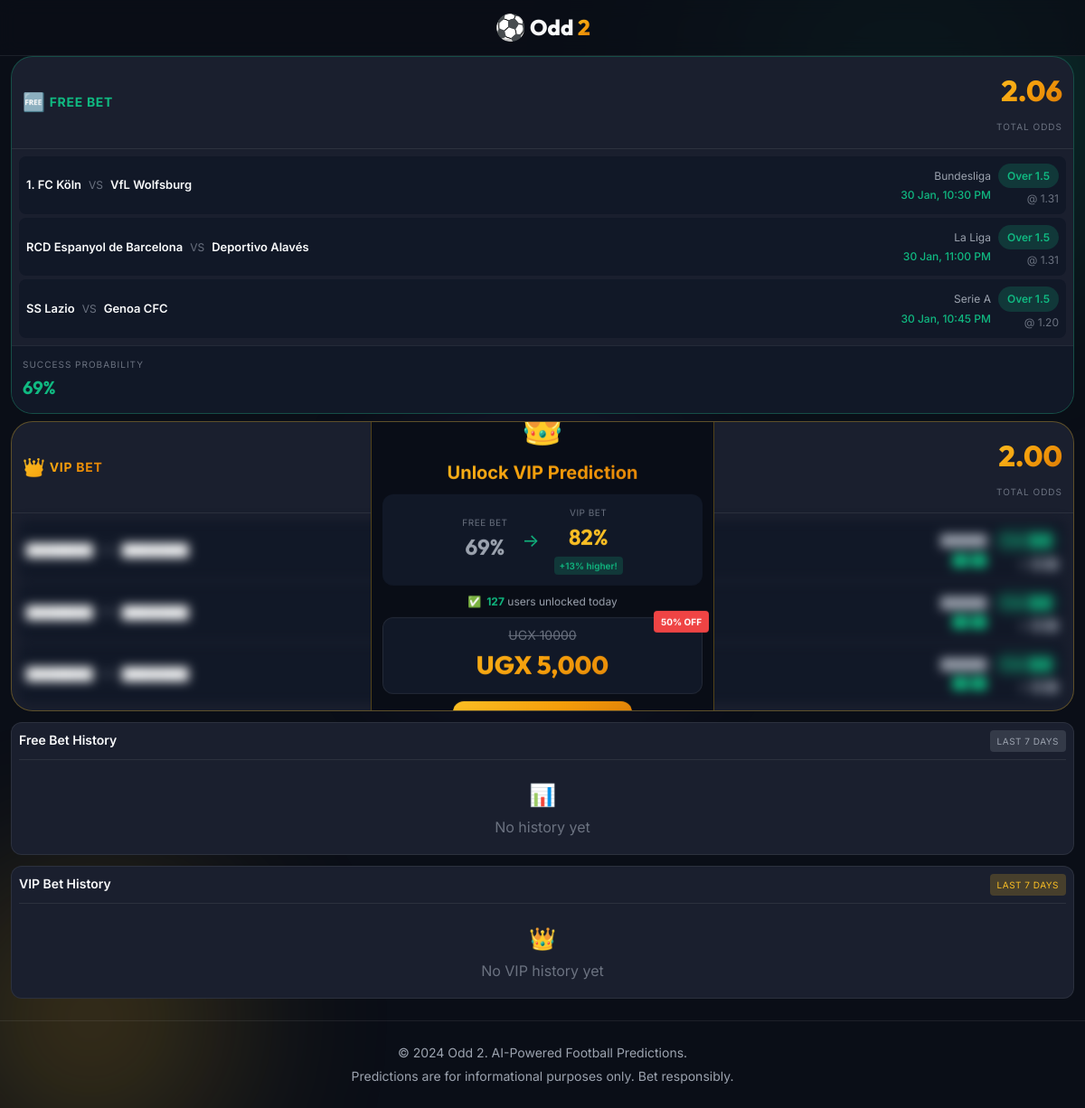
The page / on the database its author committed.
### database/models.py (models this page shows, shortened)
class Prediction(db.Model):
    __tablename__ = 'predictions'
    id = db.Column(db.Integer, primary_key=True, autoincrement=True)
    prediction_type = db.Column(db.String(10), nullable=False)  # 'vip' or 'free'
    total_odds = db.Column(db.Float, nullable=False)
    success_probability = db.Column(db.Float, nullable=False)  # 0.0 to 1.0
    status = db.Column(db.String(20), default='pending')  # 'pending', 'won', 'lost'
    created_at = db.Column(db.DateTime, default=datetime.utcnow)
    completed_at = db.Column(db.DateTime, nullable=True)
    matches = db.relationship('Match', backref='prediction', lazy=True, cascade='all, delete-orphan')
    payments = db.relationship('Payment', backref='prediction', lazy=True)

class Match(db.Model):
    __tablename__ = 'matches'
    id = db.Column(db.Integer, primary_key=True, autoincrement=True)
    prediction_id = db.Column(db.Integer, db.ForeignKey('predictions.id'), nullable=False)
    team_home = db.Column(db.String(100), nullable=False)
    team_away = db.Column(db.String(100), nullable=False)
    league = db.Column(db.String(100), nullable=False)
    match_time = db.Column(db.DateTime, nullable=False)
    bet_type = db.Column(db.String(20), nullable=False)  # 'Over 1.5', 'Over 2.5', etc.
    odds = db.Column(db.Float, nullable=False)
    result = db.Column(db.String(10), nullable=True)  # 'won', 'lost', or NULL if pending
    actual_goals = db.Column(db.Integer, nullable=True)  # Total goals scored

### app.py (the view, shortened to what this page needs)
@app.route('/')
def index():
    location = detect_user_location(request)
    currency = location['currency']
    vip_price = get_vip_price(currency)
    current_vip = Prediction.query.filter_by(
        prediction_type='vip',
        status='pending'
    ).order_by(Prediction.created_at.desc()).first()
    current_free = Prediction.query.filter_by(
        prediction_type='free',
        status='pending'
    ).order_by(Prediction.created_at.desc()).first()
    session_token = request.cookies.get('odd2_session')
    has_vip_access = False
    seven_days_ago = datetime.utcnow() - timedelta(days=Config.HISTORY_DAYS)
    vip_history = Prediction.query.filter(
        Prediction.prediction_type == 'vip',
        Prediction.status.in_(['won', 'lost']),
        Prediction.created_at >= seven_days_ago
    ).order_by(Prediction.created_at.desc()).limit(10).all()
    free_history = Prediction.query.filter(
        Prediction.prediction_type == 'free',
        Prediction.status.in_(['won', 'lost']),
        Prediction.created_at >= seven_days_ago
    ).order_by(Prediction.created_at.desc()).limit(10).all()
    countdown = get_time_until_update()
    return render_template('index.html',
        current_vip=current_vip,
        current_free=current_free,
        has_vip_access=has_vip_access,
        vip_history=vip_history,
        free_history=free_history,
        vip_price=vip_price,
        countdown=countdown,
        currency=currency,
        format_match_time=format_match_time
    )

### templates/index.html (shortened to what this page needs)
{% extends "base.html" %}
{% block content %}
<div class="container">
    <div class="predictions-grid">
        <aside class="history-column">
            <div class="column-header">
                <h2>Free Bet History</h2>
                <span class="badge badge-secondary">Last 7 days</span>
            </div>
            <div class="history-list">
                {% if free_history %}
                {% for pred in free_history %}
                <div class="history-item {{ 'won' if pred.status == 'won' else 'lost' }}">
                    <div class="history-date">{{ pred.created_at.strftime('%d %b') }}</div>
                    <div class="history-info">
                        <span class="history-matches">{{ pred.matches|length }} matches</span>
                        <span class="history-odds">{{ "%.2f"|format(pred.total_odds) }}x</span>
                    </div>
                    <div class="history-status">
                        {% if pred.status == 'won' %}
                        <span class="status-badge won">✓ WON</span>
                        {% else %}
                        <span class="status-badge lost">✗ LOST</span>
                        {% endif %}
                    </div>
                </div>
                {% endfor %}
                {% else %}
                <div class="history-empty">
                    <span class="empty-icon">📊</span>
                    <p>No history yet</p>
                </div>
                {% endif %}
            </div>
        </aside>
        <div class="predictions-main">
            <div class="prediction-card free-card">
                <div class="card-header">
                    <div class="card-badge free">
                        <span class="badge-icon">🆓</span>
                        FREE BET
                    </div>
                    <div class="card-odds">
                        {% if current_free %}
                        <span class="odds-value">{{ "%.2f"|format(current_free.total_odds) }}</span>
                        <span class="odds-label">Total Odds</span>
                        {% endif %}
                    </div>
                </div>
                {% if current_free %}
                <div class="matches-list">
                    {% for match in current_free.matches %}
                    <div class="match-item">
                        <div class="match-teams">
                            <span class="team home">{{ match.team_home }}</span>
                            <span class="vs">vs</span>
                            <span class="team away">{{ match.team_away }}</span>
                        </div>
                        <div class="match-details">
                            <span class="league">{{ match.league }}</span>
                            <span class="time">{{ format_match_time(match.match_time) }}</span>
                        </div>
                        <div class="match-bet">
                            <span class="bet-type">{{ match.bet_type }}</span>
                            <span class="bet-odds">@ {{ "%.2f"|format(match.odds) }}</span>
                        </div>
                    </div>
                    {% endfor %}
                </div>
                <div class="card-footer">
                    <div class="probability">
                        <span class="prob-label">Success Probability</span>
                        <span class="prob-value">{{ "%.0f"|format(current_free.success_probability * 100) }}%</span>
                    </div>
                </div>
                {% else %}
                <div class="no-prediction">
                    <span class="empty-icon">⏳</span>
                    <p>Predictions coming soon...</p>
                </div>
                {% endif %}
            </div>
            <div class="prediction-card vip-card {{ 'unlocked' if has_vip_access else 'locked' }}">
                <div class="card-header">
                    <div class="card-badge vip">
                        <span class="badge-icon">👑</span>
                        VIP BET
                    </div>
                    <div class="card-odds">
                        {% if current_vip %}
                        <span class="odds-value">{{ "%.2f"|format(current_vip.total_odds) }}</span>
                        <span class="odds-label">Total Odds</span>
                        {% endif %}
                    </div>
                </div>
                {% if current_vip %}
                {% if has_vip_access %}
                <div class="matches-list">
                    {% for match in current_vip.matches %}
                    <div class="match-item">
                        <div class="match-teams">
                            <span class="team home">{{ match.team_home }}</span>
                            <span class="vs">vs</span>
                            <span class="team away">{{ match.team_away }}</span>
                        </div>
                        <div class="match-details">
                            <span class="league">{{ match.league }}</span>
                            <span class="time">{{ format_match_time(match.match_time) }}</span>
                        </div>
                        <div class="match-bet">
                            <span class="bet-type">{{ match.bet_type }}</span>
                            <span class="bet-odds">@ {{ "%.2f"|format(match.odds) }}</span>
                        </div>
                    </div>
                    {% endfor %}
                </div>
                <div class="card-footer">
                    <div class="probability vip">
                        <span class="prob-label">Success Probability</span>
                        <span class="prob-value">{{ "%.0f"|format(current_vip.success_probability * 100) }}%</span>
                    </div>
                    <div class="vip-unlock-badge">
                        <span>✓ VIP UNLOCKED</span>
                    </div>
                </div>
                {% else %}
                <div class="matches-list blurred" onclick="showPaymentModal()" style="cursor: pointer;">
                    {% for match in current_vip.matches %}
                    <div class="match-item">
                        <div class="match-teams">
                            <span class="team home">████████</span>
                            <span class="vs">vs</span>
                            <span class="team away">████████</span>
                        </div>
                        <div class="match-details">
                            <span class="league">██████</span>
                            <span class="time">██:██</span>
                        </div>
                        <div class="match-bet">
                            <span class="bet-type">Over █.█</span>
                            <span class="bet-odds">@ █.██</span>
                        </div>
                    </div>
                    {% endfor %}
                </div>
                <div class="vip-overlay">
                    <div class="lock-icon">👑</div>
                    <h3>Unlock VIP Prediction</h3>
                    <div class="comparison-box">
                        <div class="compare-item free-compare">
                            <span class="compare-label">Free Bet</span>
                            <span class="compare-value">{{ "%.0f"|format(current_free.success_probability * 100) if
                                current_free else 42 }}%</span>
                        </div>
                        <div class="compare-arrow">→</div>
                        <div class="compare-item vip-compare">
                            <span class="compare-label">VIP Bet</span>
                            <span class="compare-value">{{ "%.0f"|format(current_vip.success_probability * 100)
                                }}%</span>
                            <span class="compare-boost">+{{ "%.0f"|format((current_vip.success_probability -
                                (current_free.success_probability if current_free else 0.42)) * 100) }}% higher!</span>
                        </div>
                    </div>
                    <div class="social-proof">
                        <span class="proof-icon">✅</span>
                        <span class="proof-text"><strong id="buyerCount">127</strong> users unlocked today</span>
                    </div>
                    <div class="price-tag">
                        <span class="original-price">{{ vip_price.currency }} {{ (vip_price.amount * 2)|int }}</span>
                        <span class="price">{{ vip_price.formatted }}</span>
                        <span class="discount-badge">50% OFF</span>
                    </div>
                    <button class="btn btn-vip btn-pulse" onclick="showPaymentModal()">
                    </button>
                </div>
                {% endif %}
                {% else %}
                <div class="no-prediction">
                    <span class="empty-icon">⏳</span>
                    <p>VIP predictions coming soon...</p>
                </div>
                {% endif %}
            </div>
        </div>
        <aside class="history-column vip-history">
            <div class="column-header">
                <h2>VIP Bet History</h2>
                <span class="badge badge-vip">Last 7 days</span>
            </div>
            <div class="history-list">
                {% if vip_history %}
                {% for pred in vip_history %}
                <div class="history-item {{ 'won' if pred.status == 'won' else 'lost' }}">
                    <div class="history-date">{{ pred.created_at.strftime('%d %b') }}</div>
                    <div class="history-info">
                        <span class="history-matches">{{ pred.matches|length }} matches</span>
                        <span class="history-odds">{{ "%.2f"|format(pred.total_odds) }}x</span>
                    </div>
                    <div class="history-status">
                        {% if pred.status == 'won' %}
                        <span class="status-badge won">✓ WON</span>
                        {% else %}
                        <span class="status-badge lost">✗ LOST</span>
                        {% endif %}
                    </div>
                </div>
                {% endfor %}
                {% else %}
                <div class="history-empty">
                    <span class="empty-icon">👑</span>
                    <p>No VIP history yet</p>
                </div>
                {% endif %}
            </div>
        </aside>
    </div>
    {% endblock %}

### templates/base.html (shortened to what this page needs)
<!DOCTYPE html>
<html lang="en">
<head>
    <link rel="stylesheet" href="{{ url_for('static', filename='css/style.css') }}">
</head>
<body>
    <div class="bg-effects">
    </div>
    <header class="header">
        <div class="container">
            <div class="logo">
                <span class="logo-icon">⚽</span>
                <span class="logo-text">Odd <span class="highlight">2</span></span>
            </div>
        </div>
    </header>
    <main class="main">
        {% block content %}{% endblock %}
    </main>
    <footer class="footer">
        <div class="container">
            <p>&copy; 2024 Odd 2. AI-Powered Football Predictions.</p>
            <p class="disclaimer">Predictions are for informational purposes only. Bet responsibly.</p>
        </div>
    </footer>
</body>
</html>

### rows shown on the page
Prediction: total_odds "2.06", current_free.success_probability*100 "69", success_probability "69"
Match: team_home "1. FC Köln", team_away "VfL Wolfsburg", league "Bundesliga", match_time "30 Jan, 10:30 PM", bet_type "Over 1.5", odds "1.31"
Match: team_home "RCD Espanyol de Barcelona", team_away "Deportivo Alavés", league "La Liga", match_time "30 Jan, 11:00 PM", bet_type "Over 1.5", odds "1.31"
Match: team_home "SS Lazio", team_away "Genoa CFC", league "Serie A", match_time "30 Jan, 10:45 PM", bet_type "Over 1.5", odds "1.20"
Prediction: total_odds "2.00", current_vip.success_probability*100 "82", success_probability.success_probability "13"

### other values the page prints
{{ vip_price.currency }} "UGX"
{{ (vip_price.amount * 2)|int }} "10000"
{{ vip_price.formatted }} "UGX 5,000"
